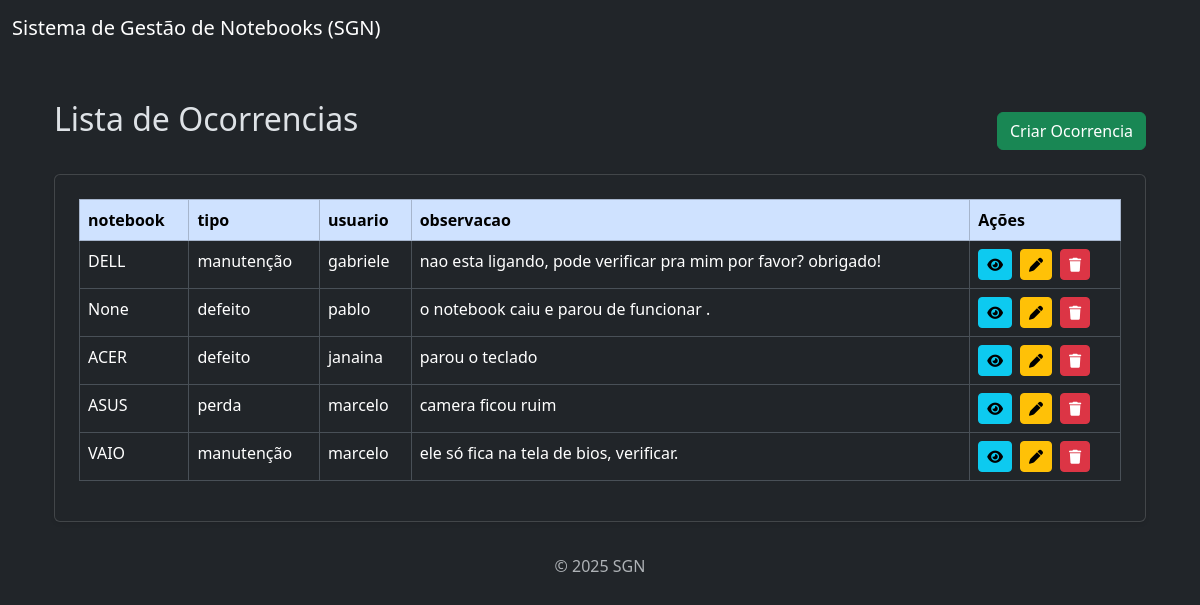
/ocorrencia/lista, run on an earlier commit of the app's database.
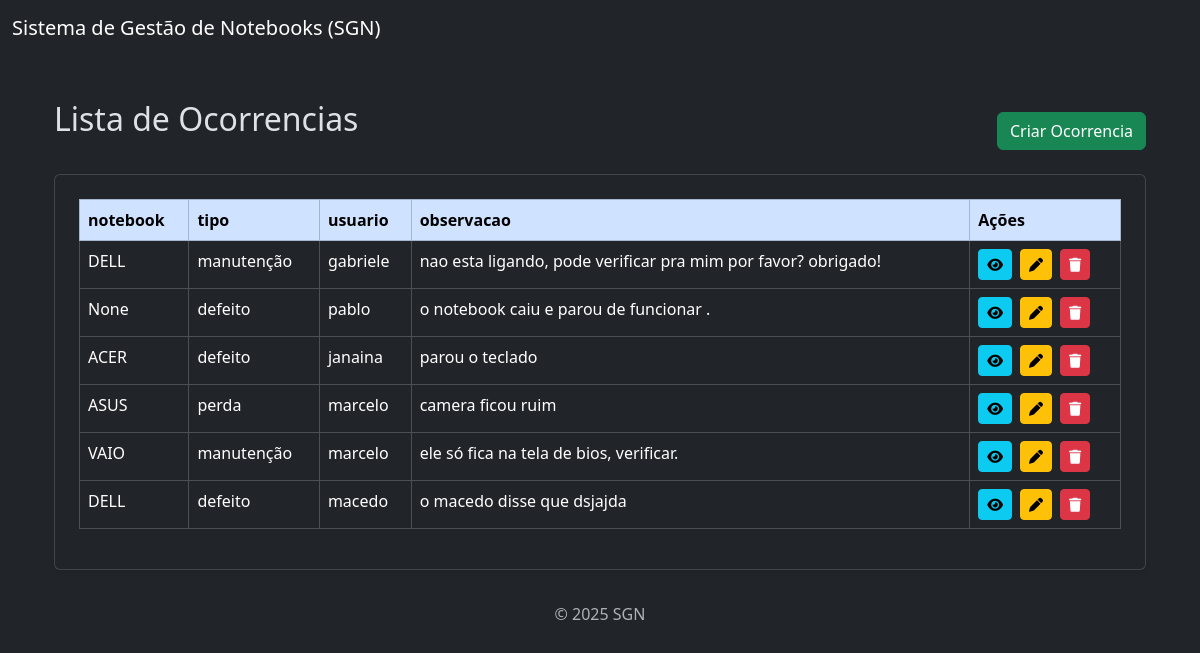
And on a later commit of the database.
### ocorrencia/models.py (models this page shows, shortened)
class Ocorrencia(models.Model):
    notebook = models.ForeignKey(Notebook, on_delete=models.CASCADE, null=True, blank =True)  #ForeignKey = ligação com outra tabela
    tipo = models.CharField(max_length=50, choices=[
        ('manutenção','Manutenção'),
        ('perda', 'Perda'),
        ('defeito', 'Defeito'),
        ('outro', 'Outro'),
    ])
    usuario = models.ForeignKey(Usuario, on_delete=models.CASCADE, null=True, blank=True)  # ligação do campo usuario dentro de ocorrencia
    data = models.DateTimeField(null=True, blank=True)  #preenche automaticamente com o momento em que a ocorrência for criada
    observacao = models.TextField()

### notebook/models.py (models this page shows)
class Notebook(models.Model):
    modelo = models.ForeignKey(Modelo, on_delete=models.CASCADE, null=True, blank=True, related_name='notebooks')  # relacionando a opção modelo dentro do notebook na hora de cadastrar e importando la em cima
    quantidade = models.IntegerField(null=True, blank=True, default=0)
    def __str__(self):
        return str(self.modelo)

### modelo/models.py (models this page shows)
class Modelo (models.Model):
    modelo = models.CharField(max_length=100)
    descricao = models.TextField(null=True, blank=True)
    preco = models.DecimalField(max_digits=8, decimal_places=2)
    def __str__(self):
        return self.modelo

### user/models.py (models this page shows)
class Usuario(models.Model):
    nome = models.CharField(max_length=100)
    telefone = models.CharField(max_length=20, null=True, blank=True)
    email = models.EmailField(unique=True)
    cpf = models.CharField(max_length=14, unique=True) # unique=True - não pode haver dois usuários com o mesmo e-mail
    criado_em = models.DateTimeField(auto_now_add=True) # auto_now_add=True - preenche automaticamente quando o objeto é criado (não muda depois).
    def __str__(self):
        return self.nome

### ocorrencia/views.py (the view)
# urls.py: path('lista', views.lista_ocorrencia, name='lista_ocorrencia'),
def lista_ocorrencia(request):
    ocorrencia = Ocorrencia.objects.all()
    return render (request, 'ocorrencia/lista.html', {'ocorrencias': ocorrencia})

### ocorrencia/templates/ocorrencia/lista.html
{% extends "base.html" %}
{% block content %}
  <div class="container mt-4" style="max-width: 1200px;">
    <div class="d-flex justify-content-between align-items-center mb-4">
      <h2>Lista de Ocorrencias</h2>
      <a href="{% url 'criar_ocorrencia' %}" class="btn btn-success mt-3">Criar Ocorrencia</a>
    </div>
    <div class="card p-4 shadow-sm">
      <table class="table table-bordered table-hover">
        <thead class="table-primary">
          <tr>
            <th>notebook</th>
            <th>tipo</th>
            <th>usuario</th>
            <th>observacao</th>
            <th>Ações</th>
          </tr>
        </thead>
        <tbody>
          {% if ocorrencias %}
            {% for ocorrencia in ocorrencias %}
              <tr>
                <td>{{ ocorrencia.notebook }}</td>
                <td>{{ ocorrencia.tipo }}</td>
                <td>{{ ocorrencia.usuario }}</td>
                <td>{{ ocorrencia.observacao }}</td>
                <td>
                  <div class="d-flex gap-2">
                    <a href="{% url 'ver_ocorrencia' ocorrencia.id %}" class="btn btn-info btn-sm">
                      <i class="fas fa-eye"></i>
                    </a>
                    <a href="{% url 'editar_ocorrencia' ocorrencia.id %}" class="btn btn-warning btn-sm">
                      <i class="fas fa-pen"></i>
                    </a>
                    <a href="{% url 'deletar_ocorrencia' ocorrencia.id %}" class="btn btn-danger btn-sm" onclick="return confirm('Tem certeza que deseja excluir?')">
                      <i class="fas fa-trash"></i>
                    </a>
                  </div>
                </td>
              </tr>
            {% endfor %}
          {% else %}
            <tr>
              <td colspan="6" class="text-center">Nenhuma ocorrência encontrada.</td>
            </tr>
          {% endif %}
        </tbody>
      </table>
    </div>
  </div>
{% endblock %}

What changed in the data, as far as the page shows it:
added Ocorrencia: notebook "DELL", tipo "defeito", usuario "macedo", observacao "o macedo disse que dsjajda"
